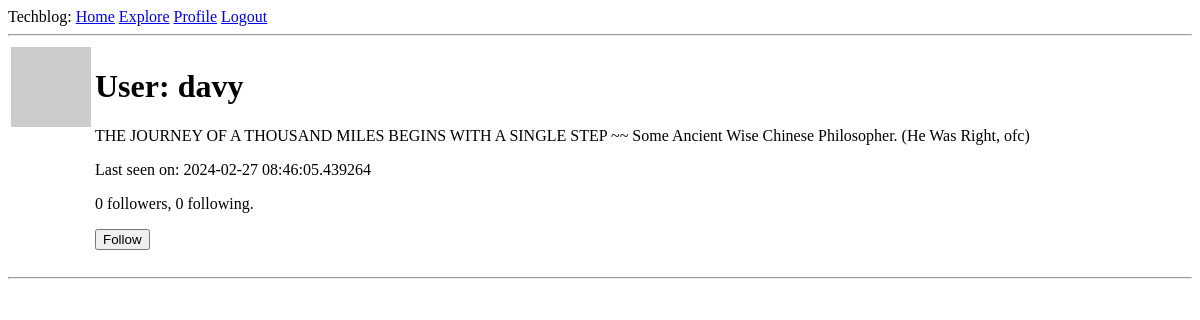
The page /user/davy (signed in) on the database as committed earlier.
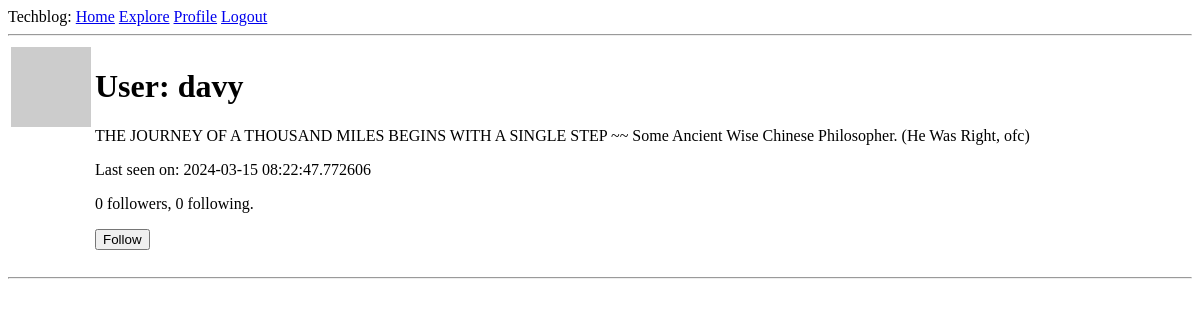
The same page on the database as committed later.
### app/models.py (models this page shows, shortened)
class User(UserMixin, db.Model):
    id: so.Mapped[int] = so.mapped_column(primary_key=True)
    username: so.Mapped[str] = so.mapped_column(sa.String(64), index=True,
                                                unique=True)
    email: so.Mapped[str] = so.mapped_column(sa.String(120), index=True,
                                             unique=True)
    password_hash: so.Mapped[Optional[str]] = so.mapped_column(sa.String(256))
    about_me: so.Mapped[Optional[str]] = so.mapped_column(sa.String(140))
    last_seen: so.Mapped[Optional[datetime]] = so.mapped_column(
        default=lambda: datetime.now(timezone.utc))
    posts: so.WriteOnlyMapped['Post'] = so.relationship(
        back_populates='author')
    following: so.WriteOnlyMapped['User'] = so.relationship(
        secondary=followers, primaryjoin=(followers.c.follower_id == id),
        secondaryjoin=(followers.c.followed_id == id),
        back_populates='followers')
    followers:so.WriteOnlyMapped['User'] = so.relationship(
        secondary=followers, primaryjoin=(followers.c.followed_id == id),
        secondaryjoin=(followers.c.follower_id == id),
        back_populates='following')
    def avatar(self, size):
        digest = md5(self.email.lower().encode('utf-8')).hexdigest()
        return f'https://www.gravatar.com/avatar/{digest}?d=identicon&s={size}'
    def is_following(self, user):
        query = self.following.select().where(User.id == user.id)
        return db.session.scalar(query) is not None
    def followers_count(self):
        query = sa.select(sa.func.count()).select_from(
            self.followers.select().subquery())
        return db.session.scalar(query)
    def following_count(self):
        query = sa.select(sa.func.count()).select_from(
            self.following.select().subquery())
        return db.session.scalar(query)

### app/routes.py (the view)
@app.route('/user/<username>')
@login_required
def user(username):
    user = db.first_or_404(sa.select(User).where(User.username == username))
    page = request.args.get('page', 1, type=int)
    query = user.posts.select().order_by(Post.timestamp.desc())
    posts = db.paginate(query, page=page,
                        per_page=app.config['POSTS_PER_PAGE'],
                        error_out=False)
    next_url = url_for('user', username=user.username, page=posts.next_num) \
        if posts.has_next else None
    prev_url = url_for('user', username=user.username, page=posts.prev_num) \
        if posts.has_prev else None
    form = EmptyForm()
    return render_template('user.html', user=user, posts=posts.items,
                           next_url=next_url, prev_url=prev_url, form=form)

### app/forms.py
class EmptyForm(FlaskForm):
    submit = SubmitField('Submit')

### app/models.py (called while the page is built)
@login.user_loader
def load_user(id):
    return db.session.get(User, int(id))

### app/routes.py (called while the page is built)
@app.before_request
def before_request():
    if current_user.is_authenticated:
        current_user.last_seen = datetime.now(timezone.utc)
        db.session.commit()

### app/templates/user.html (shortened to what this page needs)
{% extends "base.html" %}
{% block content %}
    <table>
        <tr valign="top">
            <td><img src="{{ user.avatar(128) }}"></td>
            <td>
                <h1>User: {{ user.username }}</h1>
                {% if user.about_me %}<p>{{ user.about_me }}</p>{% endif %}
                {% if user.last_seen %}<p>Last seen on: {{ user.last_seen }}</p>{% endif %}
                <p>{{ user.followers_count() }} followers, {{ user.following_count() }} following.</p>
                {% if user == current_user %}
                <p><a href="{{ url_for('edit_profile') }}">Edit your profile</a></p>
                {% elif not current_user.is_following(user) %}
                <p>
                    <form action="{{ url_for('follow', username=user.username) }}" method="post">
                        {{ form.submit(value='Follow') }}
                    </form>
                </p>
                {% endif %}
            </td>
        </tr>
    </table>
    <hr>
{% endblock %}

Rows that differ between the two databases and show on the page:
changed User "davy": last_seen "2024-02-27 08:46:05.439264" → "2024-03-15 08:22:47.772606"
